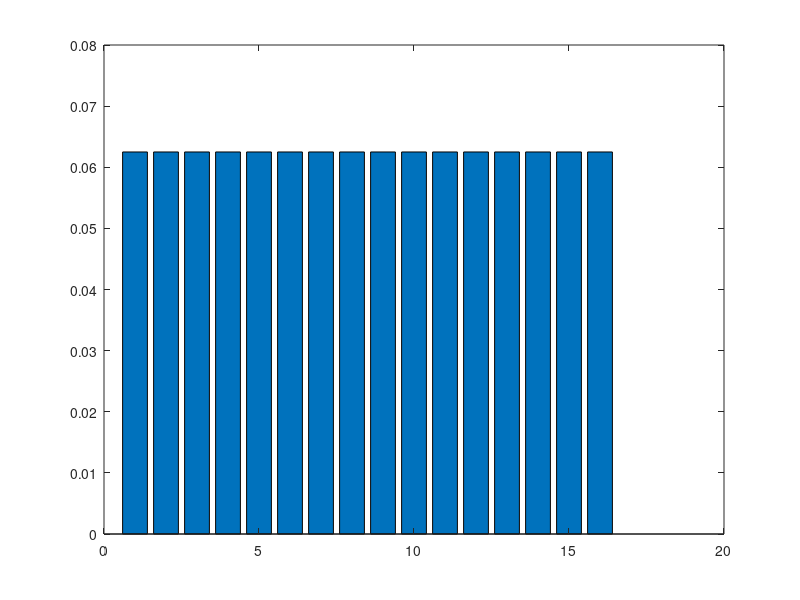

The MATLAB source for this figure: (Note: this script raises an error after producing the figure.)
clear all
clc
%% Author: Abdelrahman, Abdelrahman-OPUS Lab (Date: May 18, 2025)
% Purpose: plot the histogram for figure 2c,d

%% Plot the evolution of the histograms Analytical (histogram as a function of time)
load("hist_over_time.mat")
color2 = [248/255, 161/255, 0/255]; 



for step=1:3
    figure(step)
    b = bar(hist_over_time(:,step), 0.8);
    b.FaceColor = color2;
    xticks(1:5:32); % Show all numbers from 0 to 31 on x-axis
    xticklabels(string(0:5:31)); % Label each tick with numbers 0 to 31
    ax = gca; ax.FontSize=30; ax.FontName='arial';
    ylim([0, 0.16])
end

%% Plot the histogram for numerical PAOA (histogram as a function of time)

% 1) Read all numbers from the file as a single vector:
data = dlmread('optimized_beta.txt'); 


% 2) Reshape so that each block of 5 values is a row:
beta_optimized_final = reshape(data, 2, []).';  
beta_optimized_final = round(beta_optimized_final, 1);

load("J_weight.mat")

color1 = [169/255, 117/255, 49/255];
time_steps = 3; % N+1 % 4 is also available... 
num_experiments = 1e7;
PDF_evolution_numerical = PDF_time_evolution(num_experiments,...
                                             beta_optimized_final,J, time_steps);
%% plotting
for step=1:3
    figure(step)
    b = bar(PDF_evolution_numerical(:,step), 0.8);
    b.FaceColor = color1;
    
    xticks(1:5:32); % Show all numbers from 0 to 31 on x-axis
    xticklabels(string(0:5:31)); % Label each tick with numbers 0 to 31
    ax = gca; ax.FontSize=30; ax.FontName='arial';
    ylim([0, 0.16])
end